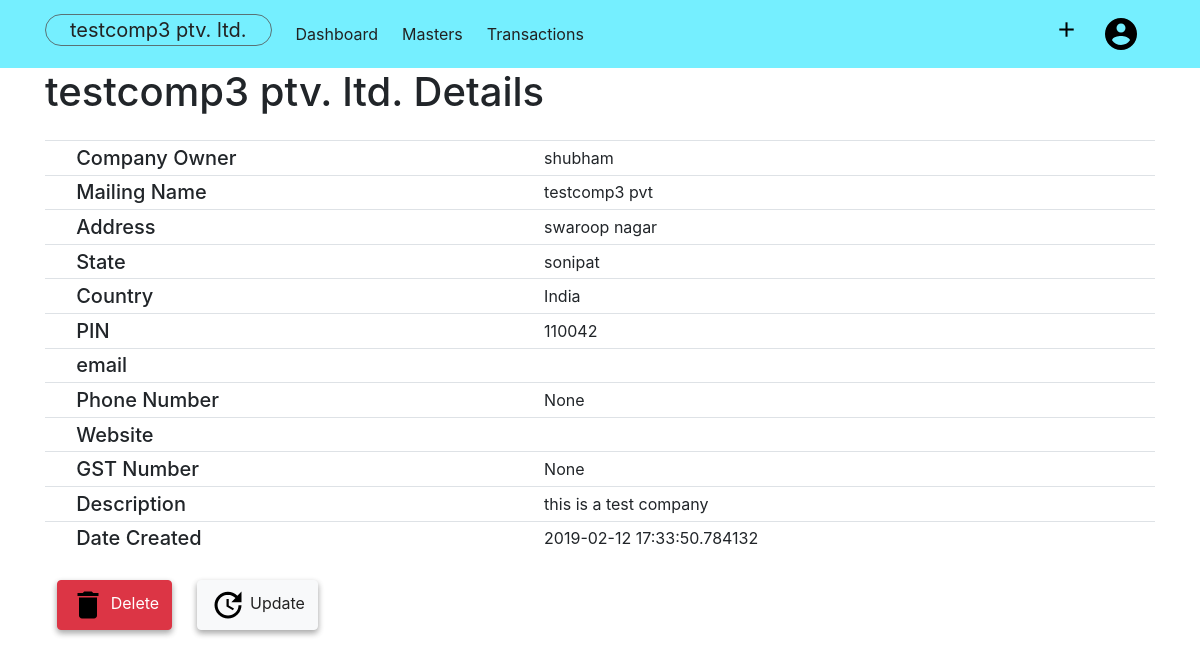
Before: /company/details/3 (signed in) with the older database file.
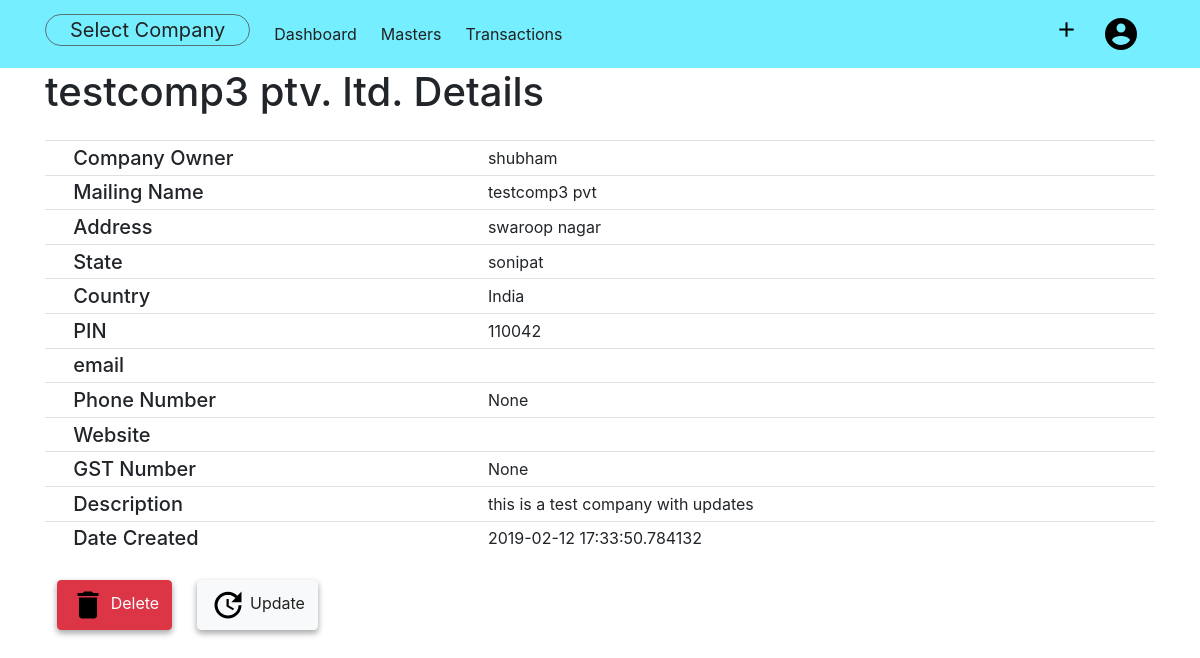
After: the same page with the newer database file.
### acsystem/models.py (models this page shows, shortened)
class Company(db.Model):
    id = db.Column(db.Integer, primary_key=True)
    companyname = db.Column(db.String(80), unique=True, nullable=False)
    mailingname = db.Column(db.String(80), nullable = False)
    address = db.Column(db.String(100), nullable=False)
    country = db.Column(db.String(40), nullable=False)
    state = db.Column(db.String(40), nullable=False)
    pin = db.Column(db.Integer)
    email = db.Column(db.String(60))
    phoneno = db.Column(db.Integer)
    website = db.Column(db.String(60))
    datecreated = db.Column(db.DateTime, default = datetime.utcnow, nullable=False)
    gstno = db.Column(db.Integer)
    description = db.Column(db.Text)
    user_id = db.Column(db.Integer, db.ForeignKey('user.id', ondelete="CASCADE"), nullable=False)

class User(db.Model, UserMixin):
    id = db.Column(db.Integer, primary_key = True)
    first = db.Column(db.String(60), nullable=False)
    last = db.Column(db.String(60), nullable=False)
    email = db.Column(db.String(60), unique= True, nullable=False)
    image_file = db.Column(db.String(20), default='default.jpg', nullable=False)
    phone = db.Column(db.Integer, nullable=False)
    password = db.Column(db.String(60), nullable=False)
    companies = db.relationship('Company', backref ='owner', lazy = True, cascade="all, delete-orphan")
    activecompany = db.Column(db.Integer, default=0)

### acsystem/routes.py (the view)
@app.route('/company/details/<int:compid>', methods=['GET','POST'])
@login_required
def showcompany(compid):
    company = Company.query.get_or_404(compid)
    if company.owner != current_user:
        abort(403)
    return render_template('companydetail.html', title=company.companyname, company = company, activecomp=activecomp)

### acsystem/models.py (called while the page is built)
@login_manager.user_loader
def load_user(user_id):
    return User.query.get(int(user_id))

### acsystem/templates/companydetail.html (shortened to what this page needs)
{% extends "layout.html"%}
{% block content %}
<div class="container">
    <h1 class="mb-4">{{ company.companyname }} Details</h1>
    <table class="table table-sm">
        <tbody>
            <tr>
                <td>&Tab;</td>
                <td class="h5">Company Owner</td>
                <td>{{company.owner.first}}</td>
            </tr>
            <tr>
                <td>&Tab;</td>
                <td class="h5">Mailing Name</td>
                <td>{{company.mailingname}}</td>
            </tr>
            <tr>
                <td>&Tab;</td>
                <td class="h5"> Address</td>
                <td>{{company.address}}</td>
            </tr>
            <tr>
                <td>&Tab;</td>
                <td class="h5"> State</td>
                <td>{{company.state}}</td>
            </tr>
            <tr>
                <td>&Tab;</td>
                <td class="h5">Country </td>
                <td>{{company.country}}</td>
            </tr>
            <tr>
                <td>&Tab;</td>
                <td class="h5"> PIN</td>
                <td>{{company.pin}}</td>
            </tr>
            <tr>
                <td>&Tab;</td>
                <td class="h5">email </td>
                <td>{{company.email}}</td>
            </tr>
            <tr>
                <td>&Tab;</td>
                <td class="h5"> Phone Number</td>
                <td>{{company.phoneno}}</td>
            </tr>
            <tr>
                <td>&Tab;</td>
                <td class="h5"> Website</td>
                <td>{{company.website}}</td>
            </tr>
            <tr>
                <td>&Tab;</td>
                <td class="h5"> GST Number</td>
                <td>{{company.gstno}}</td>
            </tr>
            <tr>
                <td>&Tab;</td>
                <td class="h5"> Description</td>
                <td>{{company.description}}</td>
            </tr>
            <tr>
                <td>&Tab;</td>
                <td class="h5"> Date Created</td>
                <td>{{company.datecreated}}</td>
            </tr>
        </tbody>
    </table>
    <table class="mt-4">
        <tbody>
            <tr>
                <td>
                    <button type="button" class="btn btn-danger" data-toggle="modal" data-target="#deletecompany">
                        <img src="{{ url_for('static',filename='images/delete.png') }}" alt="Delete"> Delete
                    </button>
                </td>
                <td>
                    <a type="button" class="btn btn-light" href="{{ url_for('updatecompany', compid=company.id) }}"><img
                            src="{{ url_for('static',filename='images/update.png') }}" alt="Delete"> Update
                    </a>
                </td>
            </tr>
        </tbody>
    </table>
</div>
{% endblock content %}

### acsystem/templates/layout.html (shortened to what this page needs)
{% extends "header.html" %}
{% block body %}
<nav class="navbar navbar-expand-lg">
    <div class="container">
        <ul class="navbar-nav">
            <li>
                {% if activecomp %}
                <a class="navbar-brand" href="{{ url_for('companies') }}">{{ activecomp.companyname }} </a>
                {% else %}
                <a class="navbar-brand" href="{{ url_for('companies') }}">Select Company </a>
                {% endif %}
            </li>
            <li class="nav-item">
                <a class="nav-link" href="{{ url_for('dashboard')}}">Dashboard</a>
            </li>
            <li class="nav-item dropdown">
                <a class="nav-link dropdown-toggle" href="#" id="drop1" data-toggle="dropdown">
                    Masters
                </a>
            </li>
            <li class="nav-item dropdown">
                <a class="nav-link dropdown-toggle" href="#" id="drop2" data-toggle="dropdown">
                    Transactions
                </a>
            </li>
        </ul>
        <ul class="navbar-nav">
            <li class="nav-item dropdown">
                <a class="nav-link dropdown-toggle" href="#" id="dropadd" data-toggle="dropdown">
                    <img src="{{url_for('static', filename='images/add.png')}}" alt="+" width="25px;"></a>
            </li>
            <li class="nav-item dropdown">
                <a class="nav-link dropdown-toggle" href="#" id="dropaccount" data-toggle="dropdown">
                    <img src="{{ url_for('static', filename='images/user.png')}}" alt="Account">
                </a>
            </li>
        </ul>
    </div>
</nav>
    {% block content%} {% endblock %}
{% endblock %}

### acsystem/templates/header.html (shortened to what this page needs)
<!DOCTYPE html>
<html lang="en">
<head>
    <link rel="stylesheet" href="{{url_for('static', filename='bootstrap.css')}}">
    <link rel="stylesheet" href="{{url_for('static', filename='main.css')}}">
    <link rel="stylesheet" href="{{url_for('static', filename='style.css')}}">
    <link rel="stylesheet" href="https:/cdnjs.cloudflare.com/ajax/libs/toastr.js/latest/toastr.min.css">
</head>
<body>
        {% block body%} {% endblock %}
</body>
</html>

### acsystem/static/main.css (style rules this page uses)
a { color: rgb(34, 34, 34) !important; }

### acsystem/static/style.css (style rules this page uses)
.btn { -webkit-box-shadow: 0 3px 6px rgba(0, 0, 0, 0.16), 0 3px 6px rgba(0, 0, 0, 0.23); box-shadow: 0 3px 6px rgba(0, 0, 0, 0.16), 0 3px 6px rgba(0, 0, 0, 0.23); }
.dropdown ::after { display: none !important; }
.navbar-brand { color: rgba(0, 0, 0, 0.822); border: 1px solid rgba(83, 83, 83, 0.8); border-radius: 30px; padding: 0 1.5rem; }
.nav-item { display: block; padding-right: .5rem; }
.navbar-nav { -webkit-box-orient: horizontal !important; -webkit-box-direction: normal !important; -ms-flex-direction: row !important; flex-direction: row !important; }
.nav-link { color: rgba(12, 12, 12, 0.76); padding: .5rem !important; }
.navbar { background-color: #75efff; }
.btn { margin: 0 .7rem; }

Changed rows visible on the page:
changed Company "testcomp3 ptv. ltd.": description "this is a test company" → "this is a test company with updates"; companyname "testcomp3 ptv. ltd." → (not shown)
Other visible differences:
text now shown: "Select Company"
